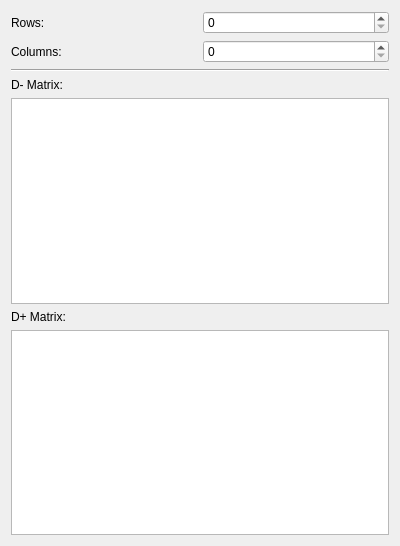
<?xml version="1.0" encoding="UTF-8"?>
<ui version="4.0">
 <class>MatrixWidget</class>
 <widget class="QWidget" name="MatrixWidget">
  <property name="geometry">
   <rect>
    <x>0</x>
    <y>0</y>
    <width>400</width>
    <height>546</height>
   </rect>
  </property>
  <property name="windowTitle">
   <string>MatrixWidget</string>
  </property>
  <layout class="QVBoxLayout" name="verticalLayout_2">
   <item>
    <layout class="QGridLayout" name="gridLayout">
     <item row="2" column="0">
      <widget class="QLabel" name="label">
       <property name="text">
        <string>Columns:</string>
       </property>
      </widget>
     </item>
     <item row="2" column="1">
      <widget class="QSpinBox" name="width_spinbox">
       <property name="minimum">
        <number>0</number>
       </property>
       <property name="value">
        <number>0</number>
       </property>
      </widget>
     </item>
     <item row="1" column="1">
      <widget class="QSpinBox" name="height_spinbox">
       <property name="minimum">
        <number>0</number>
       </property>
       <property name="value">
        <number>0</number>
       </property>
      </widget>
     </item>
     <item row="1" column="0">
      <widget class="QLabel" name="label_2">
       <property name="text">
        <string>Rows:</string>
       </property>
      </widget>
     </item>
    </layout>
   </item>
   <item>
    <layout class="QVBoxLayout" name="verticalLayout">
     <item>
      <widget class="Line" name="line">
       <property name="orientation">
        <enum>Qt::Horizontal</enum>
       </property>
      </widget>
     </item>
     <item>
      <widget class="QLabel" name="label_3">
       <property name="text">
        <string>D- Matrix:</string>
       </property>
      </widget>
     </item>
     <item>
      <widget class="QTableWidget" name="d_minus_matrix">
       <property name="alternatingRowColors">
        <bool>true</bool>
       </property>
       <property name="textElideMode">
        <enum>Qt::ElideLeft</enum>
       </property>
       <property name="rowCount">
        <number>0</number>
       </property>
       <property name="columnCount">
        <number>0</number>
       </property>
       <attribute name="horizontalHeaderDefaultSectionSize">
        <number>50</number>
       </attribute>
       <attribute name="horizontalHeaderMinimumSectionSize">
        <number>25</number>
       </attribute>
      </widget>
     </item>
     <item>
      <widget class="QLabel" name="label_4">
       <property name="text">
        <string>D+ Matrix:</string>
       </property>
      </widget>
     </item>
     <item>
      <widget class="QTableWidget" name="d_plus_matrix">
       <property name="alternatingRowColors">
        <bool>true</bool>
       </property>
       <property name="rowCount">
        <number>0</number>
       </property>
       <property name="columnCount">
        <number>0</number>
       </property>
       <attribute name="horizontalHeaderDefaultSectionSize">
        <number>50</number>
       </attribute>
      </widget>
     </item>
    </layout>
   </item>
  </layout>
 </widget>
 <layoutdefault spacing="6" margin="11"/>
 <tabstops>
  <tabstop>width_spinbox</tabstop>
  <tabstop>d_plus_matrix</tabstop>
  <tabstop>d_minus_matrix</tabstop>
 </tabstops>
 <resources/>
 <connections/>
</ui>
